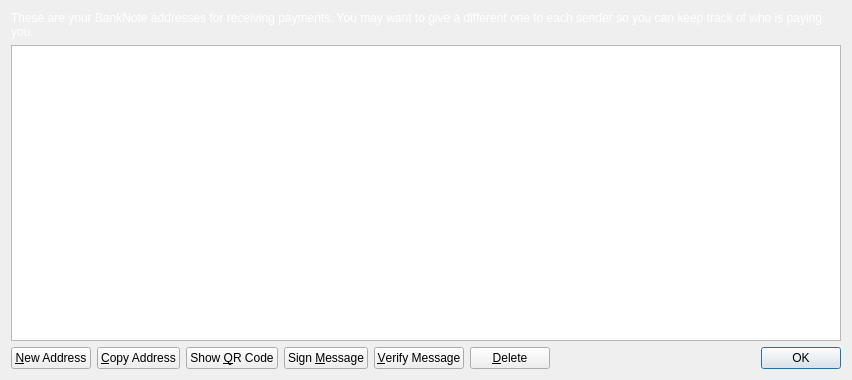
<?xml version="1.0" encoding="UTF-8"?>
<ui version="4.0">
 <class>AddressBookPage</class>
 <widget class="QWidget" name="AddressBookPage">
  <property name="geometry">
   <rect>
    <x>0</x>
    <y>0</y>
    <width>852</width>
    <height>380</height>
   </rect>
  </property>
  <property name="windowTitle">
   <string>Address Book</string>
  </property>
  <layout class="QVBoxLayout" name="verticalLayout">
   <item>
    <widget class="QLabel" name="labelExplanation">
     <property name="styleSheet">
      <string notr="true">#labelExplanation { color: #ffffff; }</string>
     </property>
     <property name="text">
      <string>These are your BankNote addresses for receiving payments. You may want to give a different one to each sender so you can keep track of who is paying you.</string>
     </property>
     <property name="textFormat">
      <enum>Qt::PlainText</enum>
     </property>
     <property name="wordWrap">
      <bool>true</bool>
     </property>
    </widget>
   </item>
   <item>
    <widget class="QTableView" name="tableView">
     <property name="contextMenuPolicy">
      <enum>Qt::CustomContextMenu</enum>
     </property>
     <property name="toolTip">
      <string>Double-click to edit address or label</string>
     </property>
     <property name="tabKeyNavigation">
      <bool>false</bool>
     </property>
     <property name="alternatingRowColors">
      <bool>true</bool>
     </property>
     <property name="selectionMode">
      <enum>QAbstractItemView::SingleSelection</enum>
     </property>
     <property name="selectionBehavior">
      <enum>QAbstractItemView::SelectRows</enum>
     </property>
     <property name="sortingEnabled">
      <bool>true</bool>
     </property>
     <attribute name="verticalHeaderVisible">
      <bool>false</bool>
     </attribute>
    </widget>
   </item>
   <item>
    <layout class="QHBoxLayout" name="horizontalLayout">
     <item>
      <widget class="QPushButton" name="newAddressButton">
       <property name="toolTip">
        <string>Create a new address</string>
       </property>
       <property name="text">
        <string>&amp;New Address</string>
       </property>
       <property name="icon">
        <iconset resource="../bitcoin.qrc">
         <normaloff>:/icons/add</normaloff>:/icons/add</iconset>
       </property>
      </widget>
     </item>
     <item>
      <widget class="QPushButton" name="copyToClipboard">
       <property name="toolTip">
        <string>Copy the currently selected address to the system clipboard</string>
       </property>
       <property name="text">
        <string>&amp;Copy Address</string>
       </property>
       <property name="icon">
        <iconset resource="../bitcoin.qrc">
         <normaloff>:/icons/editcopy</normaloff>:/icons/editcopy</iconset>
       </property>
      </widget>
     </item>
     <item>
      <widget class="QPushButton" name="showQRCode">
       <property name="text">
        <string>Show &amp;QR Code</string>
       </property>
       <property name="icon">
        <iconset resource="../bitcoin.qrc">
         <normaloff>:/icons/qrcode</normaloff>:/icons/qrcode</iconset>
       </property>
      </widget>
     </item>
     <item>
      <widget class="QPushButton" name="signMessage">
       <property name="toolTip">
        <string>Sign a message to prove you own a BankNote address</string>
       </property>
       <property name="text">
        <string>Sign &amp;Message</string>
       </property>
       <property name="icon">
        <iconset resource="../bitcoin.qrc">
         <normaloff>:/icons/edit</normaloff>:/icons/edit</iconset>
       </property>
      </widget>
     </item>
     <item>
      <widget class="QPushButton" name="verifyMessage">
       <property name="toolTip">
        <string>Verify a message to ensure it was signed with a specified BankNote address</string>
       </property>
       <property name="text">
        <string>&amp;Verify Message</string>
       </property>
       <property name="icon">
        <iconset resource="../bitcoin.qrc">
         <normaloff>:/icons/transaction_0</normaloff>:/icons/transaction_0</iconset>
       </property>
      </widget>
     </item>
     <item>
      <widget class="QPushButton" name="deleteButton">
       <property name="toolTip">
        <string>Delete the currently selected address from the list</string>
       </property>
       <property name="text">
        <string>&amp;Delete</string>
       </property>
       <property name="icon">
        <iconset resource="../bitcoin.qrc">
         <normaloff>:/icons/remove</normaloff>:/icons/remove</iconset>
       </property>
      </widget>
     </item>
     <item>
      <spacer name="horizontalSpacer">
       <property name="orientation">
        <enum>Qt::Horizontal</enum>
       </property>
       <property name="sizeHint" stdset="0">
        <size>
         <width>40</width>
         <height>20</height>
        </size>
       </property>
      </spacer>
     </item>
     <item>
      <widget class="QDialogButtonBox" name="buttonBox">
       <property name="sizePolicy">
        <sizepolicy hsizetype="Maximum" vsizetype="Fixed">
         <horstretch>0</horstretch>
         <verstretch>0</verstretch>
        </sizepolicy>
       </property>
       <property name="standardButtons">
        <set>QDialogButtonBox::Ok</set>
       </property>
      </widget>
     </item>
    </layout>
   </item>
  </layout>
 </widget>
 <resources>
  <include location="../bitcoin.qrc"/>
 </resources>
 <connections/>
</ui>
